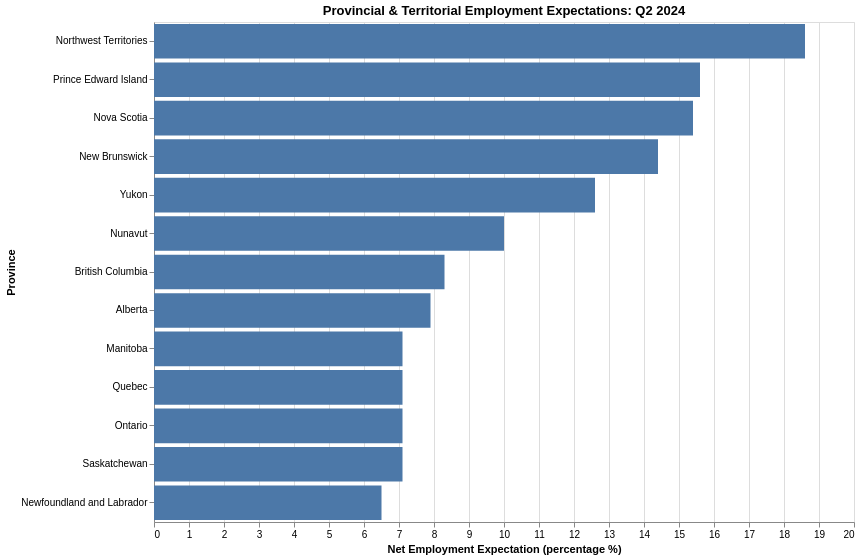

The notebook cell this image was saved under:
### Markdown cell above
## Provincial and Territorial Employment Expectations

### Code cell
employment_chart = (

    alt.Chart(provincial_employment_summary)

    .mark_bar()

    .encode(

        x=alt.X(
            "net_expectation:Q",
            title="Net Employment Expectation (percentage %)"
        ),

        y=alt.Y(
            "geo:N",
            sort="-x",
            title="Province"
        ),

        tooltip=[

            alt.Tooltip(
                "geo:N",
                title="Province"
            ),

            alt.Tooltip(
                "increase:Q",
                title="Expect increase",
                format=".1f"
            ),

            alt.Tooltip(
                "stay the same:Q",
                title="Expect same",
                format=".1f"
            ),

            alt.Tooltip(
                "decrease:Q",
                title="Expect decrease",
                format=".1f"
            ),

            alt.Tooltip(
                "net_expectation:Q",
                title="Net expectation",
                format=".1f"
            )

        ]

    )

    .properties(
        title="Provincial & Territorial Employment Expectations: Q2 2024",
        width=700,
        height=500
    )

    .interactive()
)

employment_chart

### Figure 1 — Vega-Lite specification as saved in the notebook (floating-point values rounded to 4 significant figures)
{"config": {"view": {"continuousWidth": 300, "continuousHeight": 300}}, "data": {"name": "data-40d144943376b0cc63193ab8a65660e9"}, "mark": {"type": "bar"}, "encoding": {"tooltip": [{"field": "geo", "title": "Province", "type": "nominal"}, {"field": "increase", "format": ".1f", "title": "Expect increase", "type": "quantitative"}, {"field": "stay the same", "format": ".1f", "title": "Expect same", "type": "quantitative"}, {"field": "decrease", "format": ".1f", "title": "Expect decrease", "type": "quantitative"}, {"field": "net_expectation", "format": ".1f", "title": "Net expectation", "type": "quantitative"}], "x": {"field": "net_expectation", "title": "Net Employment Expectation (percentage %)", "type": "quantitative"}, "y": {"field": "geo", "sort": "-x", "title": "Province", "type": "nominal"}}, "height": 500, "params": [{"name": "param_7", "select": {"type": "interval", "encodings": ["x", "y"]}, "bind": "scales"}], "title": "Provincial & Territorial Employment Expectations: Q2 2024", "width": 700, "$schema": "https://vega.github.io/schema/vega-lite/v5.20.1.json", "datasets": {"data-40d144943376b0cc63193ab8a65660e9": [{"geo": "Alberta", "decrease": 5.1, "increase": 13.0, "stay the same": 81.9, "net_expectation": 7.9}, {"geo": "British Columbia", "decrease": 4.6, "increase": 12.9, "stay the same": 82.5, "net_expectation": 8.3}, {"geo": "Manitoba", "decrease": 5.7, "increase": 12.8, "stay the same": 81.5, "net_expectation": 7.1}, {"geo": "New Brunswick", "decrease": 3.7, "increase": 18.1, "stay the same": 78.2, "net_expectation": 14.4}, {"geo": "Newfoundland and Labrador", "decrease": 4.1, "increase": 10.6, "stay the same": 85.3, "net_expectation": 6.5}, {"geo": "Northwest Territories", "decrease": 9.7, "increase": 28.3, "stay the same": 62.0, "net_expectation": 18.6}, {"geo": "Nova Scotia", "decrease": 4.2, "increase": 19.6, "stay the same": 76.2, "net_expectation": 15.4}, {"geo": "Nunavut", "decrease": 5.2, "increase": 15.2, "stay the same": 79.6, "net_expectation": 10.0}, {"geo": "Ontario", "decrease": 4.9, "increase": 12.0, "stay the same": 83.2, "net_expectation": 7.1}, {"geo": "Prince Edward Island", "decrease": 4.6, "increase": 20.2, "stay the same": 75.2, "net_expectation": 15.6}, {"geo": "Quebec", "decrease": 6.8, "increase": 13.9, "stay the same": 79.3, "net_expectation": 7.1}, {"geo": "Saskatchewan", "decrease": 9.1, "increase": 16.2, "stay the same": 74.7, "net_expectation": 7.1}, {"geo": "Yukon", "decrease": 7.5, "increase": 20.1, "stay the same": 72.5, "net_expectation": 12.6}]}}
